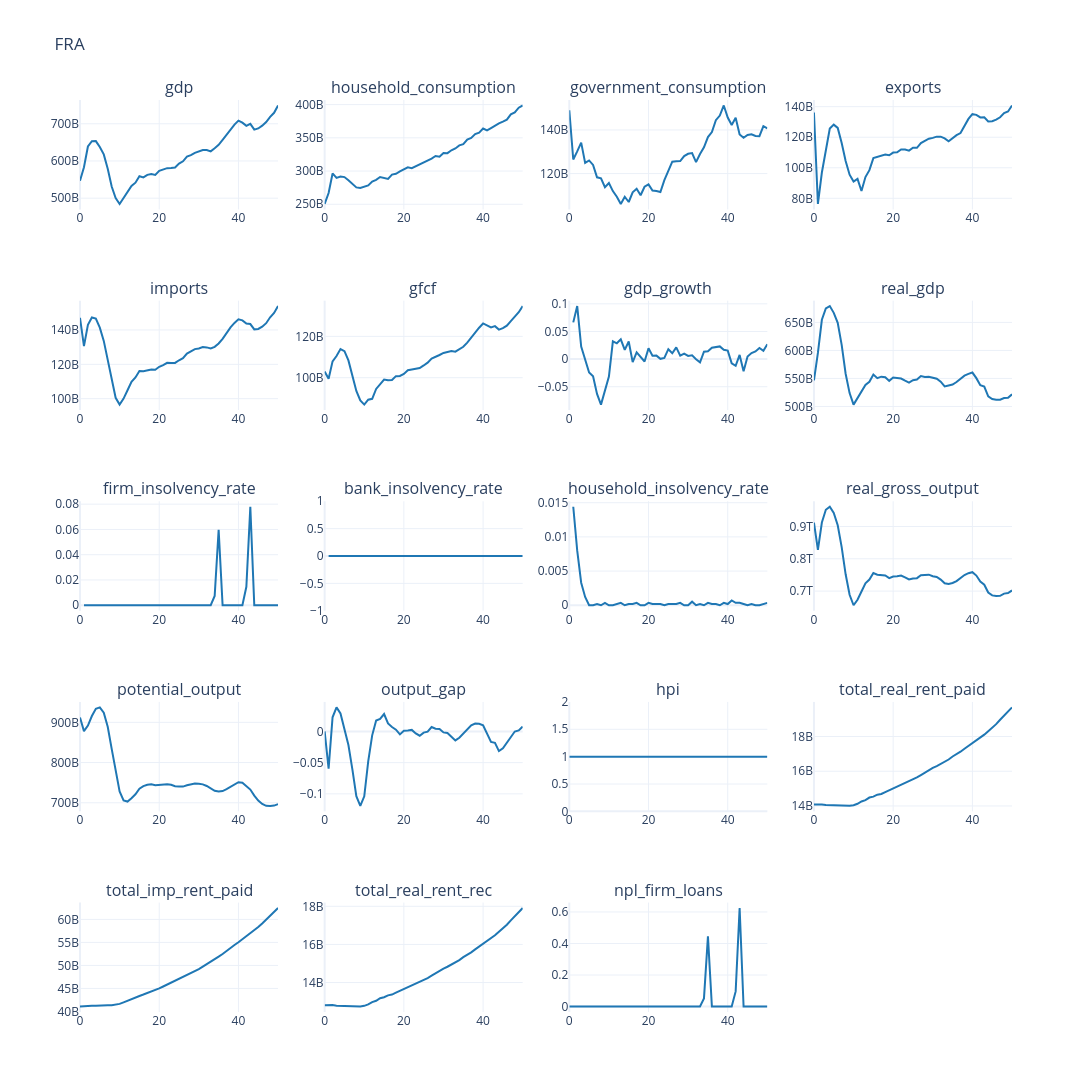

The cell this chart's notebook holds for it:
### Code cell
cols = [
    'gdp',
    'household_consumption',
    'government_consumption',
    'exports',
    'imports',
    'gfcf',
    # 'cpi_transaction',
    # 'ppi',
    # 'consumption_expansion_loan_debt',
    # 'mortgage_debt',
    # 'wages',
    # 'profits',
    # 'taxes_paid_on_production',
    # 'taxes_on_products',
    # 'total_consumption',
    'gdp_growth',
    'real_gdp',
    # 'consumption_loans_to_households',
    # 'mortgages_to_households',
    # 'bank_credit_supply_cap_total',
    'firm_insolvency_rate',
    'bank_insolvency_rate',
    'household_insolvency_rate',
    'real_gross_output',
    'potential_output',
    'output_gap',
    'hpi',
    'total_real_rent_paid',
    'total_imp_rent_paid',
    'total_real_rent_rec',
    'npl_firm_loans',

]


plot_output(df=df_base[cols], no_rows=5, no_cols=4, country_code=cfg.country_iso3, **FIG_SIZE_BENCHMARK)
